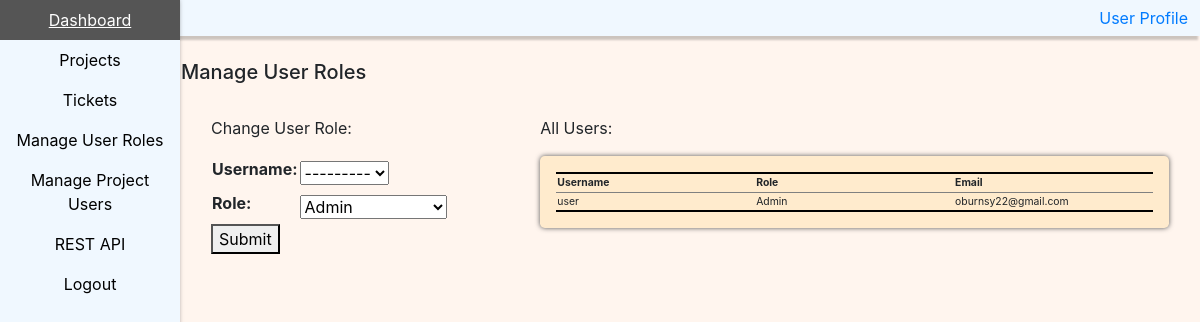
The page /manage_roles/ (signed in) on the database its author committed.
### core/models.py (models this page shows)
class User(models.Model):
    firstName = models.CharField(max_length=20)
    lastName = models.CharField(max_length=20)
    email = models.CharField(max_length=25)
    username = models.CharField(max_length=15, primary_key=True)
    password = models.CharField(max_length=15)
    role = models.CharField(max_length=15)
    project = models.ForeignKey(Project, on_delete=models.CASCADE, null=True)

### core/views.py (the view)
# urls.py: path('manage_roles/', core_views.manage_roles, name='manage_roles'),
@login_required(login_url='/')
def manage_roles(request):
    user_obj = User.objects.get(pk=request.user.username)
    if(user_obj.role != "Admin"):
        return redirect('/core/')
    page_data={"rows":[], "edit_roles":edit_roles}
    if request.method == "POST" and "Edit Roles" in request.POST:
        edit_form = edit_roles(request.POST)
        if(edit_form.is_valid()):
            user_obj = User.objects.get(pk=edit_form.cleaned_data['username'])
            user_obj.role = edit_form.cleaned_data['role']
            user_obj.save()
    populate_page_data_with_users(request, page_data)
    return render(request, 'core/manage_roles.html', context=page_data)

### core/views.py (called while the page is built)
def populate_page_data_with_users(request, page_data):
    user_objects = User.objects.all()
    for users in user_objects:
        row=[]
        row.append(users.username)
        row.append(users.role)
        row.append(users.email)
        page_data.get("rows").append(row)
    return

### templates/core/manage_roles.html (shortened to what this page needs)
<!DOCTYPE html>
<html land="en">
  <head>
    {% load static %}
    <link rel="stylesheet" href="{% static 'style.css' %}" type="text/css"/>
  </head>
  <body>
    {% include "core/navigation_vertical.html" %}
    {% include "core/bootstrap.html" %}
    <div class="page_body">
      <div class="row">
        <h5> Manage User Roles </h5>
      </div>
      <br>
      <div class="container">
        <div class="row">
          <div class="col-sm-4">
            <p> Change User Role: </p>
            <form method="POST">{%csrf_token%}
              <table>
                {{edit_roles.as_table}}
              </table>
              <button type="submit" class="btm btm-primary" name="Edit Roles">Submit</button>
            </form>
          </div>
          <div class="col-sm-8">
            <p> All Users: </p>
            <div class="jumbotron">
            <table class="info_tables">
              <tr class="info_tables">
                <th>Username</th>
                <th>Role</th>
                <th>Email</th>
              </tr>
              {% for items in rows %}
              <tr class="info_tables">
                {% for cells in items %}
                  <td class="info_tables">
                    {{ cells }}
                  </td>
                {% endfor %}
              </tr>
              {% endfor %}
            </table>
          </div>
          </div>
        </div>
      </div>
    </div>
  </body>
</html>

### static/style.css (style rules this page uses)
div.jumbotron { padding: 1rem 1rem; background-color: #FFEBCD; -moz-box-shadow: 0 0 5px #555; -webkit-box-shadow: 0 0 5px #555; box-shadow: 0 0 5px #555; }
div.page_body { margin-left:15%;padding:1px 16px;height:100%;background-color:#FFF5EE;padding-top: 5%; }
table.info_tables { table-layout: fixed; border: 2px solid black; width: 100%; border-left: none; border-right: none; font-size: 65%; }
td.info_tables { border: 1px solid grey; border-left: none; border-right: none; }
tr.info_tables { border: 1px solid grey; border-left: none; border-right: none; }
a, button { display:inline-block; text-align: center; }
html { height: 100%; }
body { height: 100%; }

### rows shown on the page
User: items "user" "Admin" "oburnsy22@gmail.com"
